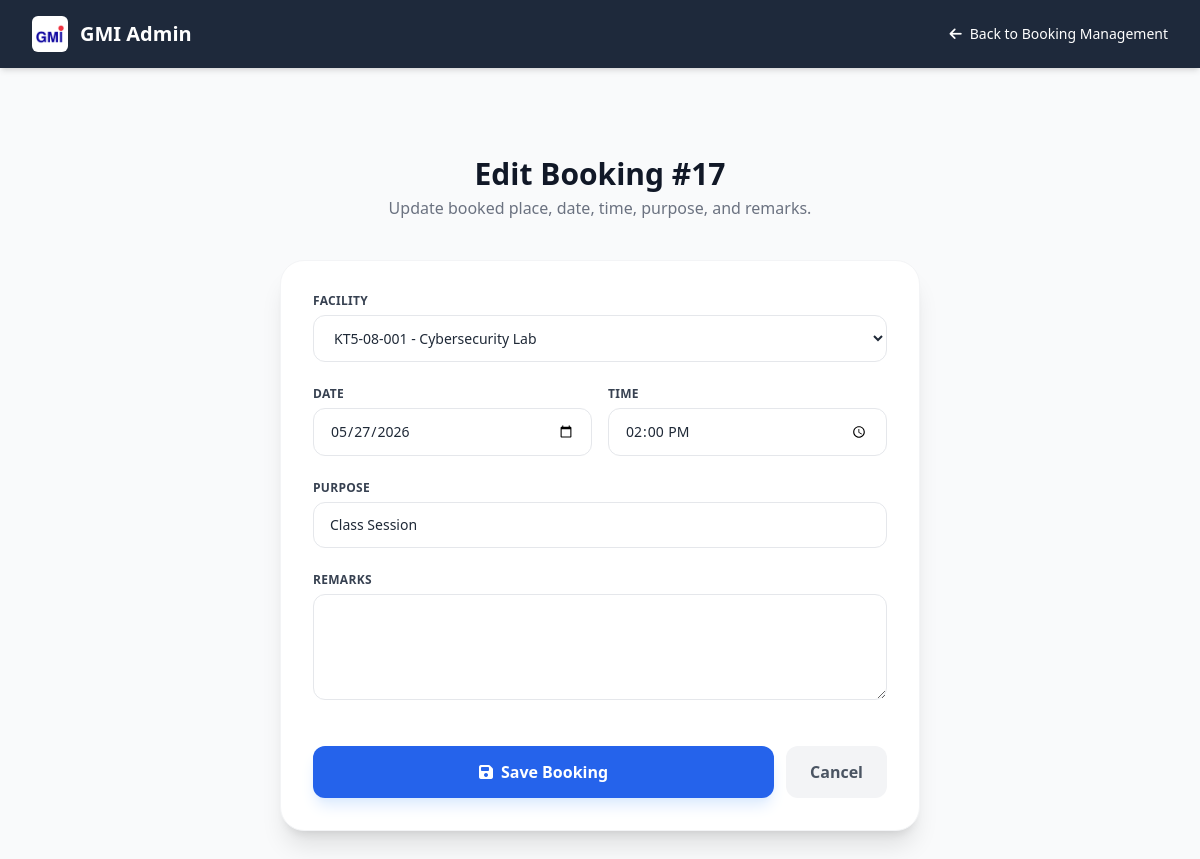
The page /edit_booking.php?booking_id=17 (signed in) on the database its author committed.
### tables this page shows
CREATE TABLE `system_settings` (
  `setting_key` varchar(100) NOT NULL,
  `setting_value` varchar(255) DEFAULT NULL
);

CREATE TABLE `booking` (
  `booking_id` int(20) NOT NULL,
  `user_id` varchar(20) NOT NULL,
  `facility_id` varchar(30) NOT NULL,
  `date` date NOT NULL,
  `time` time NOT NULL,
  `purpose` varchar(255) DEFAULT NULL,
  `emergency_phone` varchar(30) DEFAULT NULL,
  `remarks` text DEFAULT NULL
);

CREATE TABLE `facilities` (
  `facility_id` int(20) NOT NULL,
  `name` varchar(100) NOT NULL,
  `location` varchar(100) NOT NULL,
  `category` varchar(50) NOT NULL,
  `description` text DEFAULT NULL,
  `peripherals` text DEFAULT NULL,
  `image_url` varchar(255) DEFAULT NULL,
  `person_in_charge` varchar(100) DEFAULT NULL,
  `pic_phone` varchar(30) DEFAULT NULL,
  `pic_details` text DEFAULT NULL
);

### edit_booking.php (the view, shortened to what this page needs)
<?php
include 'connectdb.php';
require_once 'system_helpers.php';
mysqli_select_db($dataconn, 'cookie');
$booking_id = isset($_GET['booking_id']) ? (int)$_GET['booking_id'] : 0;
$booking_res = mysqli_query($dataconn, "SELECT * FROM booking WHERE booking_id = '$booking_id' LIMIT 1");
$booking = $booking_res ? mysqli_fetch_assoc($booking_res) : null;
$facilities = mysqli_query($dataconn, "SELECT facility_id, name, location, category FROM facilities ORDER BY location ASC, name ASC");
?>
<!DOCTYPE html>
<html lang="en">
<head>
    <script src="https://cdn.tailwindcss.com"></script>
    <link rel="stylesheet" href="https://cdnjs.cloudflare.com/ajax/libs/font-awesome/6.4.0/css/all.min.css">
</head>
<body class="bg-gray-50 font-sans antialiased text-gray-800">
    <nav class="bg-slate-800 text-white shadow-md px-8 py-4 flex justify-between items-center">
        <div class="flex items-center space-x-3">
            <?= spg_brand_logo($dataconn, 'h-9 w-9') ?>
            <span class="text-xl font-bold">GMI Admin</span>
        </div>
        <a href="mng_booking.php" class="text-sm hover:text-blue-400 transition"><i class="fa-solid fa-arrow-left mr-2"></i>Back to Booking Management</a>
    </nav>
    <main class="max-w-2xl mx-auto px-4 py-12">
        <div class="mb-10 text-center">
            <h1 class="text-3xl font-bold text-gray-900 mt-4">Edit Booking #<?= $booking_id ?></h1>
            <p class="text-gray-500 mt-1">Update booked place, date, time, purpose, and remarks.</p>
        </div>
        <div class="bg-white p-8 rounded-3xl shadow-xl border border-gray-100">
            <form method="POST" class="space-y-6">
                <div>
                    <label class="block text-xs font-bold text-gray-700 uppercase tracking-wide mb-1.5">Facility</label>
                    <select name="facility_id" required class="w-full px-4 py-3 border border-gray-200 rounded-xl text-sm focus:ring-2 focus:ring-blue-500 outline-none transition bg-white">
                        <?php while ($facility = mysqli_fetch_assoc($facilities)): ?>
                            <option value="<?= $facility['facility_id'] ?>" <?= (string)$booking['facility_id'] === (string)$facility['facility_id'] ? 'selected' : '' ?>>
                                <?= htmlspecialchars($facility['name']) ?> - <?= htmlspecialchars($facility['category']) ?>
                            </option>
                        <?php endwhile; ?>
                    </select>
                </div>
                <div class="grid grid-cols-1 md:grid-cols-2 gap-4">
                    <div>
                        <label class="block text-xs font-bold text-gray-700 uppercase tracking-wide mb-1.5">Date</label>
                        <input type="date" name="booking_date" value="<?= htmlspecialchars($booking['date']) ?>" required
                            class="w-full px-4 py-3 border border-gray-200 rounded-xl text-sm focus:ring-2 focus:ring-blue-500 outline-none transition">
                    </div>
                    <div>
                        <label class="block text-xs font-bold text-gray-700 uppercase tracking-wide mb-1.5">Time</label>
                        <input type="time" name="booking_time" value="<?= htmlspecialchars(substr($booking['time'], 0, 5)) ?>" required
                            class="w-full px-4 py-3 border border-gray-200 rounded-xl text-sm focus:ring-2 focus:ring-blue-500 outline-none transition">
                    </div>
                </div>
                <div>
                    <label class="block text-xs font-bold text-gray-700 uppercase tracking-wide mb-1.5">Purpose</label>
                    <input type="text" name="purpose" value="<?= htmlspecialchars($booking['purpose'] ?? '') ?>" required
                        class="w-full px-4 py-3 border border-gray-200 rounded-xl text-sm focus:ring-2 focus:ring-blue-500 outline-none transition">
                </div>
                <div>
                    <label class="block text-xs font-bold text-gray-700 uppercase tracking-wide mb-1.5">Remarks</label>
                    <textarea name="remarks" rows="4" class="w-full px-4 py-3 border border-gray-200 rounded-xl text-sm focus:ring-2 focus:ring-blue-500 outline-none transition"><?= htmlspecialchars($booking['remarks'] ?? '') ?></textarea>
                </div>
                <div class="pt-4 flex items-center gap-3">
                    <button type="submit" name="update_booking" class="flex-1 bg-blue-600 hover:bg-blue-700 text-white py-3.5 rounded-xl font-bold transition flex items-center justify-center gap-2 shadow-lg shadow-blue-100">
                        <i class="fa-solid fa-floppy-disk"></i> Save Booking
                    </button>
                    <a href="mng_booking.php" class="px-6 py-3.5 bg-gray-100 text-gray-600 rounded-xl font-bold hover:bg-gray-200 transition">Cancel</a>
                </div>
            </form>
        </div>
    </main>
</body>
</html>

### system_helpers.php (shortened to what this page needs)
<?php
function spg_column_exists($conn, $table, $column) {
    $table = mysqli_real_escape_string($conn, $table);
    $column = mysqli_real_escape_string($conn, $column);
    $result = mysqli_query($conn, "SHOW COLUMNS FROM `$table` LIKE '$column'");
    return $result && mysqli_num_rows($result) > 0;
}
function spg_ensure_schema($conn) {
    mysqli_query($conn, "CREATE TABLE IF NOT EXISTS system_settings (
        setting_key VARCHAR(100) NOT NULL PRIMARY KEY,
        setting_value VARCHAR(255) NULL
    )");
    mysqli_query($conn, "CREATE TABLE IF NOT EXISTS facility_categories (
        category_id INT NOT NULL AUTO_INCREMENT PRIMARY KEY,
        category_name VARCHAR(50) NOT NULL UNIQUE
    )");
    mysqli_query($conn, "CREATE TABLE IF NOT EXISTS facility_descriptions (
        description_id INT NOT NULL AUTO_INCREMENT PRIMARY KEY,
        facility_id INT NOT NULL UNIQUE,
        description TEXT NULL,
        unique_details TEXT NULL,
        created_at TIMESTAMP DEFAULT CURRENT_TIMESTAMP,
        updated_at TIMESTAMP DEFAULT CURRENT_TIMESTAMP ON UPDATE CURRENT_TIMESTAMP
    )");
    $default_categories = array('Classroom', 'Computer Lab', 'Lecture Hall', 'Meeting Room', 'Auditorium', 'Workshop', 'Laboratory', 'Mini Cinema');
    foreach ($default_categories as $category) {
        $category = mysqli_real_escape_string($conn, $category);
        mysqli_query($conn, "INSERT IGNORE INTO facility_categories (category_name) VALUES ('$category')");
    }
    mysqli_query($conn, "INSERT IGNORE INTO facility_categories (category_name)
        SELECT DISTINCT category FROM facilities WHERE category IS NOT NULL AND category <> ''");
    $facility_columns = array(
        'description' => "ALTER TABLE facilities ADD description TEXT NULL",
        'peripherals' => "ALTER TABLE facilities ADD peripherals TEXT NULL",
        'image_url' => "ALTER TABLE facilities ADD image_url VARCHAR(255) NULL",
        'person_in_charge' => "ALTER TABLE facilities ADD person_in_charge VARCHAR(100) NULL",
        'pic_phone' => "ALTER TABLE facilities ADD pic_phone VARCHAR(30) NULL",
        'pic_details' => "ALTER TABLE facilities ADD pic_details TEXT NULL"
    );
    foreach ($facility_columns as $column => $sql) {
        if (!spg_column_exists($conn, 'facilities', $column)) {
            mysqli_query($conn, $sql);
        }
    }
    mysqli_query($conn, "INSERT INTO facility_descriptions (facility_id, description)
        SELECT facility_id, description
        FROM facilities
        WHERE description IS NOT NULL AND description <> ''
        ON DUPLICATE KEY UPDATE
            description = IF(facility_descriptions.description IS NULL OR facility_descriptions.description = '', VALUES(description), facility_descriptions.description)");
    mysqli_query($conn, "ALTER TABLE facilities MODIFY name VARCHAR(100) NOT NULL");
    mysqli_query($conn, "ALTER TABLE facilities MODIFY location VARCHAR(100) NOT NULL");
    mysqli_query($conn, "ALTER TABLE facilities MODIFY category VARCHAR(50) NOT NULL");
    if (spg_column_exists($conn, 'users', 'phone_number')) {
        mysqli_query($conn, "ALTER TABLE users MODIFY phone_number VARCHAR(30) NOT NULL");
    }
    if (spg_column_exists($conn, 'booking', 'time')) {
        mysqli_query($conn, "ALTER TABLE booking MODIFY time TIME NOT NULL");
    }
    $booking_columns = array(
        'purpose' => "ALTER TABLE booking ADD purpose VARCHAR(255) NULL",
        'emergency_phone' => "ALTER TABLE booking ADD emergency_phone VARCHAR(30) NULL",
        'remarks' => "ALTER TABLE booking ADD remarks TEXT NULL"
    );
    foreach ($booking_columns as $column => $sql) {
        if (!spg_column_exists($conn, 'booking', $column)) {
            mysqli_query($conn, $sql);
        }
    }
}
function spg_get_setting($conn, $key) {
    spg_ensure_schema($conn);
    $key = mysqli_real_escape_string($conn, $key);
    $result = mysqli_query($conn, "SELECT setting_value FROM system_settings WHERE setting_key = '$key' LIMIT 1");
    if ($result && $row = mysqli_fetch_assoc($result)) {
        return $row['setting_value'];
    }
    return '';
}
function spg_brand_logo($conn, $classes = 'h-9 w-9') {
    $logo_url = trim(spg_get_setting($conn, 'gmi_logo_url'));
    if ($logo_url !== '') {
        return "<img src='" . htmlspecialchars($logo_url) . "' alt='GMI Logo' class='" . htmlspecialchars($classes) . " object-contain bg-white rounded-md p-1'>";
    }
    return "<i class='fa-solid fa-building-shield text-xl'></i>";
}
?>

### rows shown on the page
system_settings: setting_value (picture)
booking: facility_id "KT5-08-001 - Cybersecurity Lab", booking_date "05/27/2026", booking_time "14:00", purpose "Class Session"

### other values the page prints
$booking_id "17"
